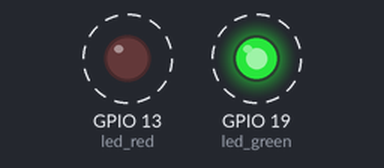
A program run on a simulated Raspberry Pi (BCM pin numbers). Shown: output pins drawn as LEDs (lit = HIGH). Dashed ring = blinking. At 20.0 s the program stops and its outputs stay as they are.

Above: at 0.5 s.
Timing chart, 0 to 4.6 s (numbered marks = the images above):
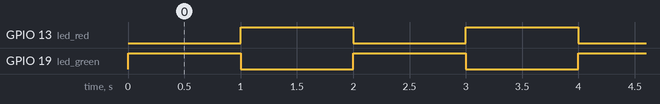

Measured:
- by itself, GPIO 13 (led_red): alternates HIGH for 1.0 s and LOW for 1.0 s
- by itself, GPIO 19 (led_green): alternates HIGH for 1.0 s and LOW for 1.0 s, 20 changes in all, then stays LOW

The program:

LED_Blink.py
```python
import RPi.GPIO as GPIO
import time

led_green = 19
led_red = 13

GPIO.setmode(GPIO.BCM)

GPIO.setup(led_green, GPIO.OUT)
GPIO.setup(led_red, GPIO.OUT)

try:
    for i in range(10):
        GPIO.output(led_green, 1)
        GPIO.output(led_red, 0)
        time.sleep(1)
        GPIO.output(led_green, 0)
        GPIO.output(led_red, 1)
        time.sleep(1)
finally:
    GPIO.cleanup()
```
